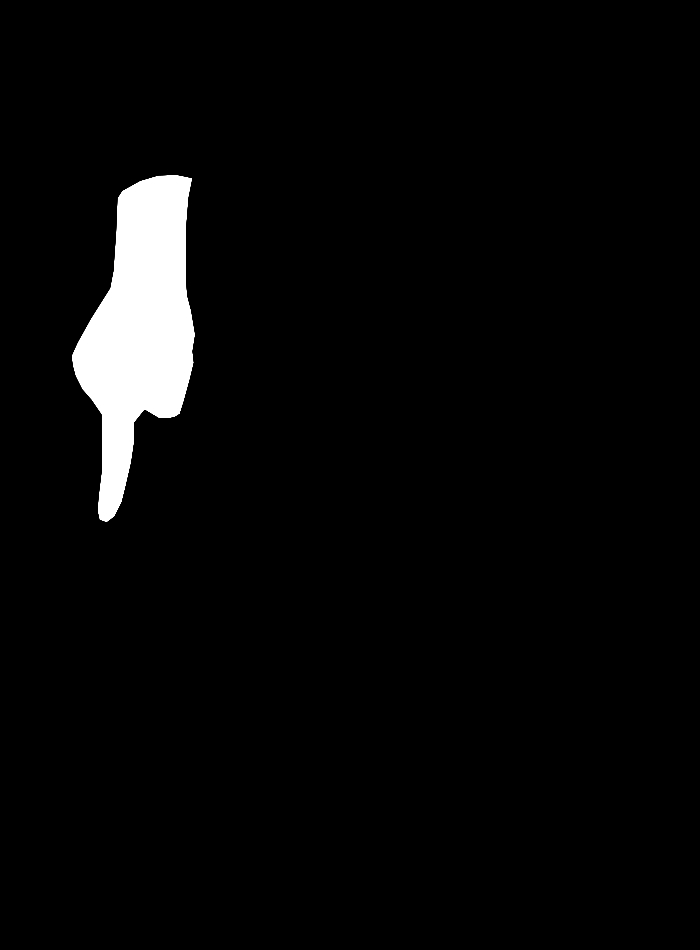
#> input picture resources/skin_color_segmentation/original_skin_color_data/ground_truth/frame0.jpg, 700 x 950 px; its folder holds 4 pictures in this run
$ python skin_model_preprocessing_and_training.py   (Python 2 division)
#> lines starting #> are read from the running program, lines starting #| are printed output that depends on the picture
import cv2 as cv
import numpy as np
import glob
import matplotlib.pyplot as plt


def load_original_img():
    return [cv.imread(skin_image) for skin_image in glob.glob("../resources/skin_color_data/original/*.jpg")]


def load_ground_truth():
    return [cv.imread(gt) for gt in glob.glob("../resources/skin_color_data/ground_truth/*.jpg")]
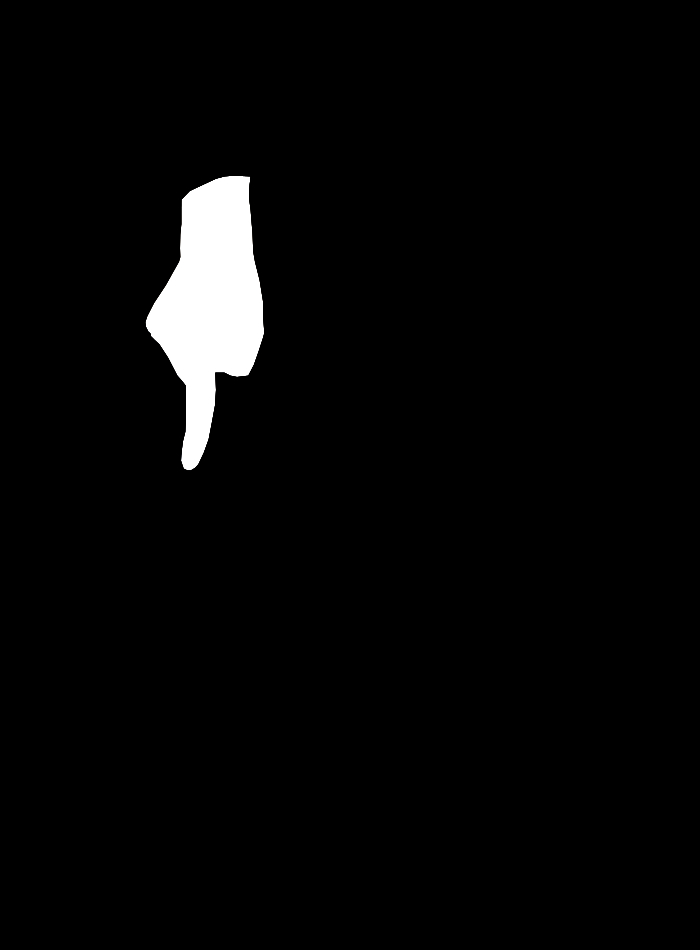
#> input picture resources/skin_color_segmentation/original_skin_color_data/ground_truth/frame1.jpg, 700 x 950 px
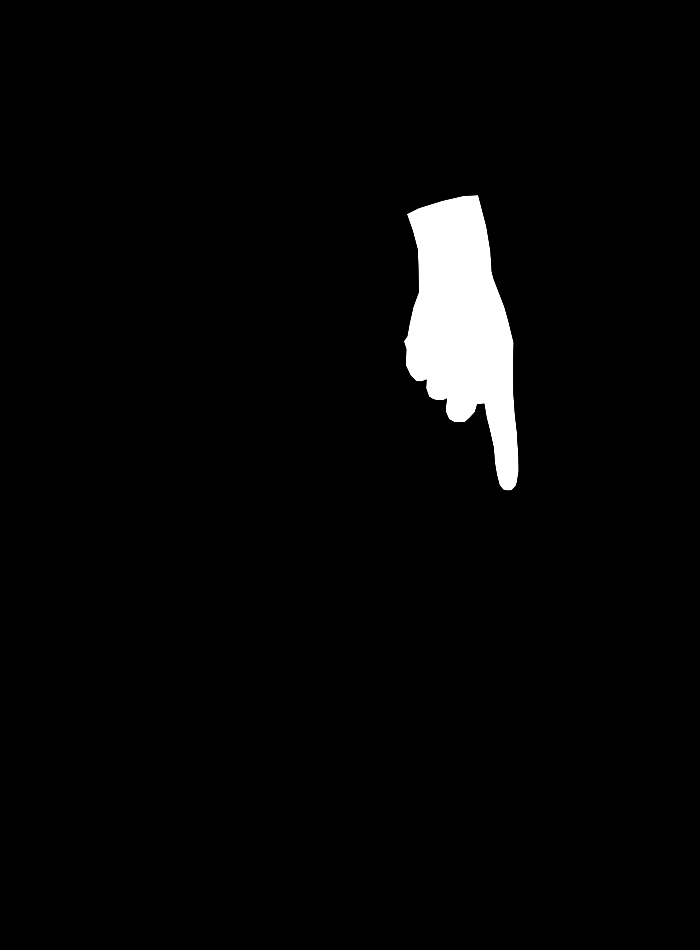
#> input picture resources/skin_color_segmentation/original_skin_color_data/ground_truth/frame10.jpg, 700 x 950 px
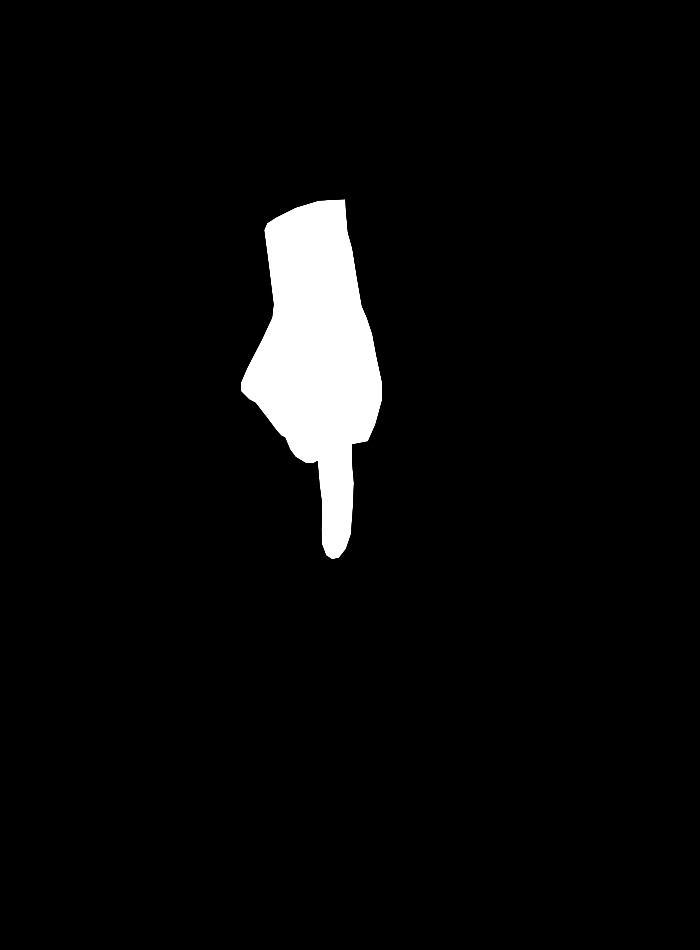
#> input picture resources/skin_color_segmentation/original_skin_color_data/ground_truth/frame11.jpg, 700 x 950 px


def get_originals_and_gt():
    ground_truth = load_ground_truth()
#> ground_truth = 4 items
    ground_truth_preprocessed = preprocess_groundtruth(ground_truth)
    originals = load_original_img()

    return originals, ground_truth_preprocessed


def preprocess_groundtruth(ground_truth):
    prep_gt = []
    for gt in ground_truth:
        gt = cv.cvtColor(gt, cv.COLOR_BGR2GRAY)
        ret2, thresh = cv.threshold(gt, 5, 255, cv.THRESH_BINARY)
        prep_gt.append(thresh)
#> this loop made 4 passes
#> after the loop, prep_gt = 4 items

    return prep_gt


# [9 lines of commented-out code are left out]


def extract_skin_data(ground_truth, originals):
    skin_data = np.zeros((0, 3), dtype=np.uint8)
    for i, gt in enumerate(ground_truth):
        img = originals[i]
        skin = img[np.where(gt == 255)]
        skin_data = np.append(skin_data, skin, axis=0)

    np.save("../resources/skin_color_data/pixel_data/skin_pixels", np.uint8(skin_data))


# [8 lines left out: function extract_noskin_data, not called in this run]


def setup_skin_color_data():
    originals, ground_truth = get_originals_and_gt()
#> originals = []; ground_truth = 4 items

    extract_skin_data(ground_truth, originals)
#> the loop in extract_skin_data, `for i, gt in enumerate(ground_truth):` made 1 pass
    extract_noskin_data(ground_truth, originals)
    print("Skin color data saved")


# [97 lines left out: functions get_skin_color_data, get_ycrcb_skin_data, get_crcb_hist, calc_3d_data_hist, calc_bayesian_hist, train_bgr_3d_hist and 1 more, not called in this run]


def train_crcb_2d_hist():
    setup_skin_color_data()
    skin, no_skin = get_skin_color_data()

    crcb_skin_hist, crcb_no_skin_hist = get_crcb_hist(skin, no_skin)

    print "min - max"
    print "Skin hist"
    print np.max(crcb_skin_hist)
    print np.min(crcb_skin_hist)
    print "No skin hist"
    print np.max(crcb_no_skin_hist)
    print np.min(crcb_no_skin_hist)

    skin_prob = calc_bayesian_hist(crcb_skin_hist, crcb_no_skin_hist)

    # np.save("resources/skin_color_data/histograms/skin_probabilities_crcb", np.float64(skin_prob))

    print("success")


# [19 lines left out: functions plot_2d_hist, normalize_histogram, not called in this run]


if __name__ == "__main__":
#> (the run stopped early here; a loop or call above may not have finished)
